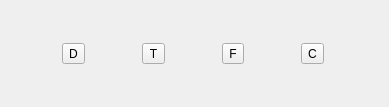
<?xml version="1.0" encoding="UTF-8"?>
<ui version="4.0">
 <class>DialogPromotion</class>
 <widget class="QDialog" name="DialogPromotion">
  <property name="geometry">
   <rect>
    <x>0</x>
    <y>0</y>
    <width>389</width>
    <height>107</height>
   </rect>
  </property>
  <property name="windowTitle">
   <string>Dialog</string>
  </property>
  <layout class="QVBoxLayout" name="verticalLayout">
   <item>
    <layout class="QHBoxLayout" name="horizontalLayout">
     <item>
      <widget class="QToolButton" name="toolButtonQueen">
       <property name="text">
        <string>D</string>
       </property>
      </widget>
     </item>
     <item>
      <widget class="QToolButton" name="toolButtonCastle">
       <property name="text">
        <string>T</string>
       </property>
      </widget>
     </item>
     <item>
      <widget class="QToolButton" name="toolButtonBishop">
       <property name="text">
        <string>F</string>
       </property>
      </widget>
     </item>
     <item>
      <widget class="QToolButton" name="toolButtonKnight">
       <property name="text">
        <string>C</string>
       </property>
      </widget>
     </item>
    </layout>
   </item>
  </layout>
 </widget>
 <resources/>
 <connections/>
</ui>
